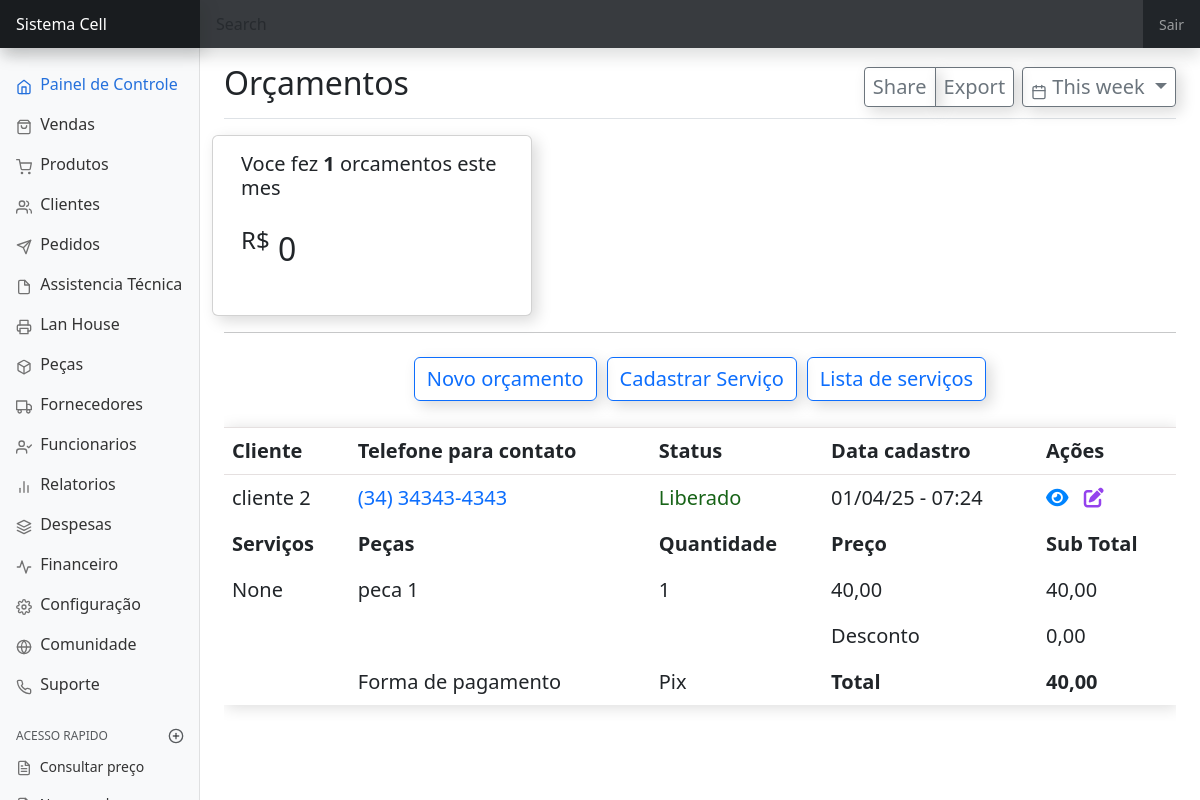
The page /orcamento/ (signed in) on the database its author committed.
### orcamento/models.py (models this page shows, shortened)
class Orcamento(models.Model):
    ANALISE = 'Em analise'
    PASSAR_ORCAMENTO = 'Passar orçamento'
    AGUARDANDO_LIBERACAO = 'Aguardando liberaçāo'
    LIBERADO = 'Liberado'
    EM_REPARO = 'Em reparo'
    FINALIZADO = 'Finalizado'
    FINALIZADO_ENTREGUE = 'Finalizado e entregue'
    GARANTIA_ENCERRADA = 'Garantia encerrada'
    RETORNO_GARANTIA = 'Retorno garantia'
    CANCELADO = 'Cancelado'
    CANCELADO_ENTREGUE = 'Cancelado e entregue'
    STATUS = [
        (ANALISE, 'Em analise'),
        (PASSAR_ORCAMENTO, 'Passar orçamento'),
        (AGUARDANDO_LIBERACAO, 'Aguardando liberaçāo'),
        (LIBERADO,'Liberado'),
        (EM_REPARO, 'Em reparo'),
        (FINALIZADO, 'Finalizado'),
        (FINALIZADO_ENTREGUE, 'Finalizado e entregue'),
        (GARANTIA_ENCERRADA, 'Garantia encerrada'),
        (RETORNO_GARANTIA, 'Retorno garantia'),
        (CANCELADO, 'Cancelado'),
        (CANCELADO_ENTREGUE, 'Cancelado e entregue')
    ]
    PIX = 'Pix'
    CARTAO_CREDITO = 'Cartāo de credito'
    CARTAO_DEBITO = 'Cartāo de debito'
    DINHEIRO = 'Dinheiro'
    FIADO = 'Fiado a receber'
    FORMA_PAGAMENTO = [
        (PIX, 'Pix'),
        (CARTAO_CREDITO, 'Cartāo de credito'),
        (CARTAO_DEBITO, 'Cartāo de debito'),
        (DINHEIRO, 'Dinheiro'),
        (FIADO, 'Fiado a receber')
    ]
    usuario = models.ForeignKey(User, on_delete=models.PROTECT)
    cliente = models.ForeignKey(Cliente, on_delete=models.CASCADE)
    celular = models.CharField(max_length=90)
    data_entrega = models.DateField(null=True, blank=True)
    data_criacao = models.DateTimeField(auto_now_add=True)
    data_edicao = models.DateTimeField(auto_now=True)
    status = models.CharField(choices=STATUS, max_length=21)
    observacao = models.TextField(null=True, blank=True)
    tecnico = models.ForeignKey(Colaborador, on_delete=models.CASCADE)
    desconto = models.DecimalField(max_digits=9, decimal_places=2, null=True, blank=True)
    forma_pagamento = models.CharField(choices=FORMA_PAGAMENTO, max_length=21, default=PIX)
    data_vencimento = models.DateField(null=True, blank=True)
    qtd_parcela = models.IntegerField(null=True, blank=True)
    valor_entrada = models.DecimalField(max_digits=9, decimal_places=2, null=True, blank=True)
    class Meta:
        ordering = ('-pk',)
    def total(self):
        qs = self.orcamento_items.filter(orcamento=self.pk).values_list(
            'preco_orcamento', 'quantidade') or 0
        t = 0 if isinstance(qs, int) else sum(map(lambda q: q[0] * q[1], qs))
        desc = t - self.desconto
        return desc

class ItemsOrcamento(models.Model):
    orcamento = models.ForeignKey(
        Orcamento,
        on_delete=models.SET_NULL,
        related_name='orcamento_items',
        null=True,
        blank=True
    )
    peca = models.ForeignKey(
        Pecas,
        on_delete=models.CASCADE,
    )
    servico = models.ForeignKey(
        Servico,
        on_delete=models.CASCADE,
        null=True,
        blank=True,
    )
    quantidade = models.IntegerField()
    preco_orcamento = models.DecimalField(max_digits=9, decimal_places=2)
    class Meta:
        ordering = ('pk',)
    def subtotal(self):
        return self.preco_orcamento * (self.quantidade or 0)

### cliente/models.py (models this page shows, shortened)
class Cliente(models.Model):
    usuario = models.ForeignKey(User, on_delete=models.PROTECT)
    data_criacao = models.DateTimeField(auto_now_add=True, editable=False)
    data_edicao = models.DateTimeField(auto_now=True, editable=False)
    nome_cliente = models.CharField(max_length=90)
    data_nascimento = models.DateField(null=True, blank=True)
    cpf = models.CharField(max_length=14, null=True, blank=True)
    telefone_contato = models.CharField(max_length=15)
    telefone_contato_2 = models.CharField(max_length=15, null=True, blank=True)
    rua = models.CharField(max_length=99, null=True, blank=True)
    numero_casa = models.IntegerField(null=True, blank=True)
    bairro = models.CharField(max_length=90, null=True, blank=True)
    observacao = models.TextField(null=True, blank=True)

### peca/models.py (models this page shows, shortened)
class Pecas(models.Model):
    TELAS = 'FN'
    CONECTORES = 'CB'
    BOTOES = 'CL'
    CARCACAS = 'IP'
    BATERIAS = 'CR'
    PLACAS = 'FT'
    SUBPLACAS = 'DV'
    CAMERAS = 'CM'
    FLEX = 'FL'
    AUTOFALANTES = 'AT'
    LENTES = 'LT'
    TAMPAS = 'TP'
    OUTROS = 'OT'
    CATEGORIAS_PECA = [
        (TELAS, 'Telas'),
        (CONECTORES, 'Conectores'),
        (BOTOES, 'Botoes'),
        (CARCACAS, 'Carcaças'),
        (BATERIAS, 'Baterias'),
        (PLACAS, 'Placas'),
        (SUBPLACAS, 'Sub-placas'),
        (CAMERAS, 'Cameras'),
        (FLEX, 'Flex'),
        (AUTOFALANTES, 'Auto-falantes'),
        (LENTES, 'Lentes'),
        (TAMPAS, 'Tampas'),
        (OUTROS, 'Outros')
    ]
    PIX = 'Cartāo de credito'
    CARTAO_CREDITO = 'Cartāo de credito'
    CARTAO_DEBITO = 'Cartāo de debito'
    DINHEIRO = 'Dinheiro'
    FIADO = 'Fiado a pagar'
    FORMA_PAGAMENTO = [
        (PIX, 'Pix'),
        (CARTAO_CREDITO, 'Cartāo de credito'),
        (CARTAO_DEBITO, 'Cartāo de debito'),
        (DINHEIRO, 'Dinheiro'),
        (FIADO, 'Fiado a pagar')
    ]
    usuario = models.ForeignKey(User, on_delete=models.PROTECT)
    data_criacao = models.DateTimeField(auto_now_add=True)
    data_edicao = models.DateTimeField(auto_now=True)
    nome_peca = models.CharField(max_length=99)
    preco_peca = models.DecimalField(max_digits=9, decimal_places=2)
    categoria_peca = models.CharField(max_length=2, choices=CATEGORIAS_PECA, null=True, blank=True)
    quantidade = models.IntegerField()
    codigo_de_barras = models.IntegerField(null=True, blank=True)
    preco_de_custo = models.DecimalField(max_digits=9, decimal_places=2)
    forma_pagamento = models.CharField(choices=FORMA_PAGAMENTO, max_length=21, default=PIX)
    data_vencimento = models.DateField(null=True, blank=True)
    qtd_parcela = models.IntegerField(null=True, blank=True)
    valor_entrada = models.DecimalField(max_digits=9, decimal_places=2, null=True, blank=True)
    fornecedor = models.ForeignKey(Fornecedores, on_delete=models.CASCADE, null=True, blank=True)
    observacao = models.TextField(null=True, blank=True)
    def __str__(self):
        return self.nome_peca

### orcamento/views.py (the view)
# urls.py: path('orcamento/', login_required(ListaOrcamento.as_view()), name='orcamento'),
class ListaOrcamento(ListView):
    template_name = 'orcamento/pagina-inicial-orcamento.html'
    model = Orcamento
    def get_queryset(self):
        return Orcamento.objects.filter(usuario=self.request.user)

### orcamento/templatetags/orcamento_extra.py (called while the page is built)
@register.simple_tag
def valor_total(request):
    total_orcamento = sum(valor.total() for valor in Orcamento.objects.filter(usuario=request.user, status='Finalizado e entregue'))
    return total_orcamento

@register.simple_tag
def qtd_orcamento(request):
    qtd = Orcamento.objects.filter(usuario=request.user).count()
    return qtd

### orcamento/templates/orcamento/pagina-inicial-orcamento.html (shortened to what this page needs)
{% extends 'dashboard/pagina-inicial.html' %}
{% load orcamento_extra %}
{% block titulo %} Orçamentos {% endblock titulo %}
{% block conteudo%}
<div class="row" id="relatorio-orcamento">
    <div class="card">
        <div class="card-body">
            <h5 class="card-title">Voce fez <b>{% qtd_orcamento request %}</b> orcamentos este mes <b></b></h5>
            <h2 class="card-text"><sup>R$</sup> {% valor_total request %}</h2>
        </div>
    </div>
</div>
<hr>
<nav class="navbar justify-content-center">
    <ul class="nav justify-content-center">
        <li class="nav-item">
            <a  class="btn btn-outline-primary"
                data-bs-toggle="modal"
                data-bs-target="#staticBackdrop"
                hx-get="{% url 'cadastrar-orcamento' %}"
                hx-target="#adicionar-conteudo">Novo orçamento
            </a>
        </li>
        <li class="nav-item">
            <a
                class="btn btn-outline-primary"
                data-bs-toggle="modal"
                data-bs-target="#staticBackdrop"
                hx-get="{% url 'cadastrar-servico' %}"
                hx-target="#adicionar-conteudo"
                style="margin-left: 10px;">
                Cadastrar Serviço
            </a>
        </li>
        <li class="nav-item">
            <a
                class="btn btn-outline-primary"
                data-bs-toggle="modal"
                data-bs-target="#staticBackdrop"
                hx-get="{% url 'servico' %}"
                hx-target="#adicionar-conteudo"
                style="margin-left: 10px;">
                Lista de serviços
            </a>
        </li>
      </ul>
</nav>
<div class="table-responsive" style="padding-top:18px">
    <table class="table table-borderless table-hover" style="box-shadow: 2px 2px 15px 0px rgba(4, 4, 4, 0.15);">
        <tbody id="orcamento-Tbody">
        {% include 'orcamento/tabela/tabela-orcamento.html' %}
        </tbody>
    </table>
</div>
{% endblock conteudo %}

### orcamento/templates/orcamento/tabela/linhas-tabela-orcamento.html
<tr id="trOrcamento{{ object.pk }}" style="border-bottom: 0.15px solid rgb(229, 224, 224); border-top: 0.15px solid rgb(229, 224, 224);">
    <th>Cliente</th>
    <th>Telefone para contato</th>
    <th>Status</th>
    <th>Data cadastro</th>
    <th>Ações</th>
</tr>
<tr>
    <td>{{object.cliente.nome_cliente}}</td>
    <td><a href="tel:+55{{object.cliente.telefone_contato}}" style="text-decoration: none;">{{object.cliente.telefone_contato}}</a></td>
    <td style="color: rgb(23, 99, 23);">{{ object.status }}</td>
    <td>{{object.data_criacao|date:'d/m/y - h:i'}}</td>
    <td><a data-bs-toggle="modal" data-bs-target="#staticBackdrop"
        hx-get="{% url 'detalhe-orcamento' object.pk %}" hx-target="#adicionar-conteudo">
        <i class="fa-solid fa-eye" style="color: rgb(0, 132, 255);"></i>
    </a>
    <a href="" hx-get="{% url 'editar-orcamento' object.pk %}" data-bs-toggle="modal"
    data-bs-target="#staticBackdrop" hx-target="#adicionar-conteudo">
        <i class="fa-solid fa-pen-to-square" style="margin-left: 10px; color: #9442ED;"></i>
    </a>
    </td>
</tr>
<tr>
    <th>Serviços</th>
    <th>Peças</th>
    <th>Quantidade</th>
    <th>Preço</th>
    <th>Sub Total</th>
</tr>
{% for items in object.orcamento_items.all %}
<tr>
    <td>{{ items.servico }}</td>
    <td>{{ items.peca }}</td>
    <td>{{ items.quantidade }}</td>
    <td>{{ items.preco_orcamento }}</td>
    <td>{{ items.subtotal }}</td>
</tr>
{% endfor %}
<tr>
    <td></td>
    <td></td>
    <td></td>
    <td>Desconto</td>
    <td>{{ object.desconto }}</td>
</tr>
<tr class="bg-default table-borderless">
    <td></td>
    <td>Forma de pagamento</td>
    <td>{{ object.forma_pagamento }}</td>
    <th>Total</th>
    <th>{{ object.total }}</th>
</tr>

### static/css/dashboard.css (style rules this page uses)
body { font-size: .875rem; }

### orcamento/templates/orcamento/pagina-inicial-orcamento.html (style rules this page uses)
.card { max-width: 20rem; box-shadow: 5px 5px 15px 0px rgba(4, 4, 4, 0.15); }
.card .card-text { margin: 30px auto; }
.table { font-size: 20px; }
.btn { box-shadow: 5px 5px 15px 0px rgba(4, 4, 4, 0.15); font-size: 20px; }

### rows shown on the page
Orcamento: cliente.nome_cliente "cliente 2", cliente.telefone_contato "(34) 34343-4343", status "Liberado", data_criacao "01/04/25 - 07:24", desconto "0,00", forma_pagamento "Pix", total "40,00"
ItemsOrcamento: servico "None", peca "peca 1", quantidade "1", preco_orcamento "40,00", subtotal "40,00"
